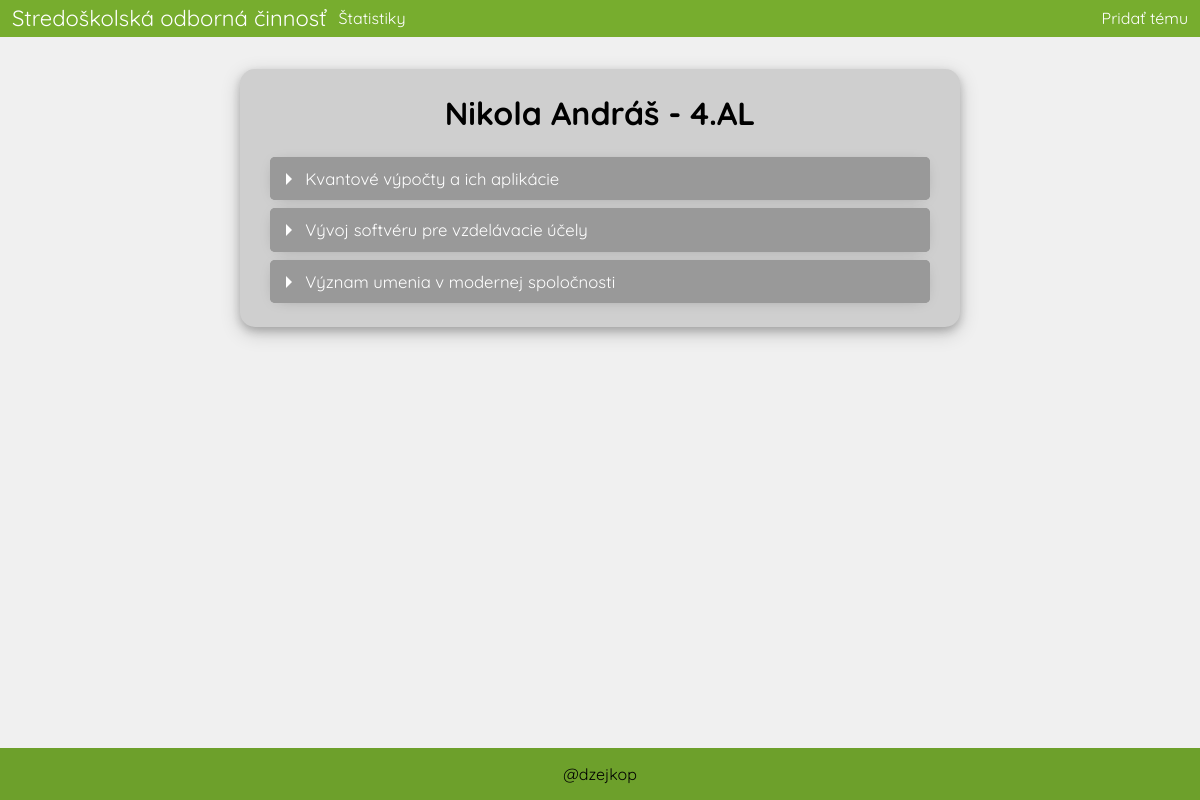
The page /soc/student/245 on the database its author committed.
### soc/models.py (models this page shows, shortened)
class Student(models.Model):
    id = models.AutoField(primary_key=True)
    meno = models.CharField(max_length=30)
    priezvisko = models.CharField(max_length=30)
    email = models.EmailField(max_length=50)
    heslo = models.CharField(max_length=30)
    trieda = models.CharField(max_length=10)
    class Meta:
        verbose_name = "Student"
        verbose_name_plural = "Studenti"
        ordering = ['priezvisko']

class Tema(models.Model):
    nazov = models.CharField(max_length=80)
    popis = models.TextField(max_length=500)
    conzultant = models.ForeignKey(Ucitel, on_delete=models.CASCADE,default=1)
    student = models.ForeignKey(Student, on_delete=models.SET_NULL, null=True, blank=True)
    odbor = models.ForeignKey(Odbor, on_delete=models.CASCADE,default=1)
    dostupnost = models.ForeignKey(Dostupnost, on_delete=models.CASCADE,default=1)
    kontroly = models.IntegerField(default=0)
    class Meta:
        verbose_name = "Tema"
        verbose_name_plural = "Temy"
        ordering = ["dostupnost_id","nazov"]

### soc/views.py (the view)
# urls.py: path('student/<student_id>',views.vypis_student, name="student")
def vypis_student(request,student_id):
    student = Student.objects.get(pk=student_id)
    temy = Tema.objects.filter(student=student).order_by("-dostupnost")
    return render(request, 'soc/student.html', {"student": student,"temy": temy})

### soc/models.py (called while the page is built)
    def __str__(self):
        return f"{self.meno} {self.priezvisko}"

    def __str__(self):
        return f"{self.nazov}"

### soc/templates/soc/student.html (shortened to what this page needs)
{% extends "base.html" %}
{% load static %}
{% block style%}
    <link rel="stylesheet" href="{% static 'soc/css/ucitel.css' %}">
{% endblock style%}
{% block content %}
<main>
    <div class="main_wrap">
        <h1>{{student.meno}} {{student.priezvisko}} - {{student.trieda}}</h1>
        {% for tema in temy%}
            <details id="item">
                <summary class="left">
                    <p class="nazov" id="nazov">{{ tema.nazov }}</p>
                </summary>
            </details>
        {% endfor %}
    </div>
</main>
{% endblock content %}

### soc/static/soc/css/ucitel.css (style rules this page uses)
details { margin: 0 auto ; background: #999; margin-bottom: .5rem; box-shadow: 0 .1rem 1rem -.5rem rgba(0, 0, 0, 0.4); border-radius: 5px; overflow: hidden; color:white; }
details:nth-child(even) { background: #999; }
details:last-child { margin-bottom: 0; }
summary { padding: 0.7rem; display: block; background: #999; padding-left: 2.2rem; position: relative; cursor: pointer; user-select: none; max-width: 95%; }
summary:before { content: ''; border-width: .4rem; border-style: solid; border-color: transparent transparent transparent #fff; position: absolute; top: 1rem; left: 1rem; transform: rotate(0); transform-origin: .2rem 50%; transition: .25s transform ease; }
.main_wrap { margin-top: 2rem; height: fit-content; background-color: #cfcfcf; border-radius: 15px; padding: 2vw 2.5vw 2vw 2.5vw; width: 55%; box-shadow: 0 4px 8px 0 rgba(0, 0, 0, 0.2), 0 6px 20px 0 rgba(0, 0, 0, 0.19); margin-bottom: 2rem; overflow-wrap: break-word; }
.main_wrap h1 { text-align: center; margin: 0 0 2vw 0; }
.left { float:left; min-width: 95%; color: white; font-size: 16.7px; display:flex; align-items: center; justify-content: space-between; }
.nazov { padding: 0; margin: 0; max-width: 80%; overflow-wrap: break-word; }

### soc/static/soc/css/page.css (style rules this page uses)
body { margin:0; background-color: #f0f0f0; display: flex; font-family: "Quicksand", sans-serif; flex-direction: column; min-height: 100vh; }
main { display: flex; justify-content: center; }

### rows shown on the page
Student: meno "Nikola", priezvisko "Andráš", trieda "4.AL"
Tema: nazov "Kvantové výpočty a ich aplikácie"
Tema: nazov "Vývoj softvéru pre vzdelávacie účely"
Tema: nazov "Význam umenia v modernej spoločnosti"
